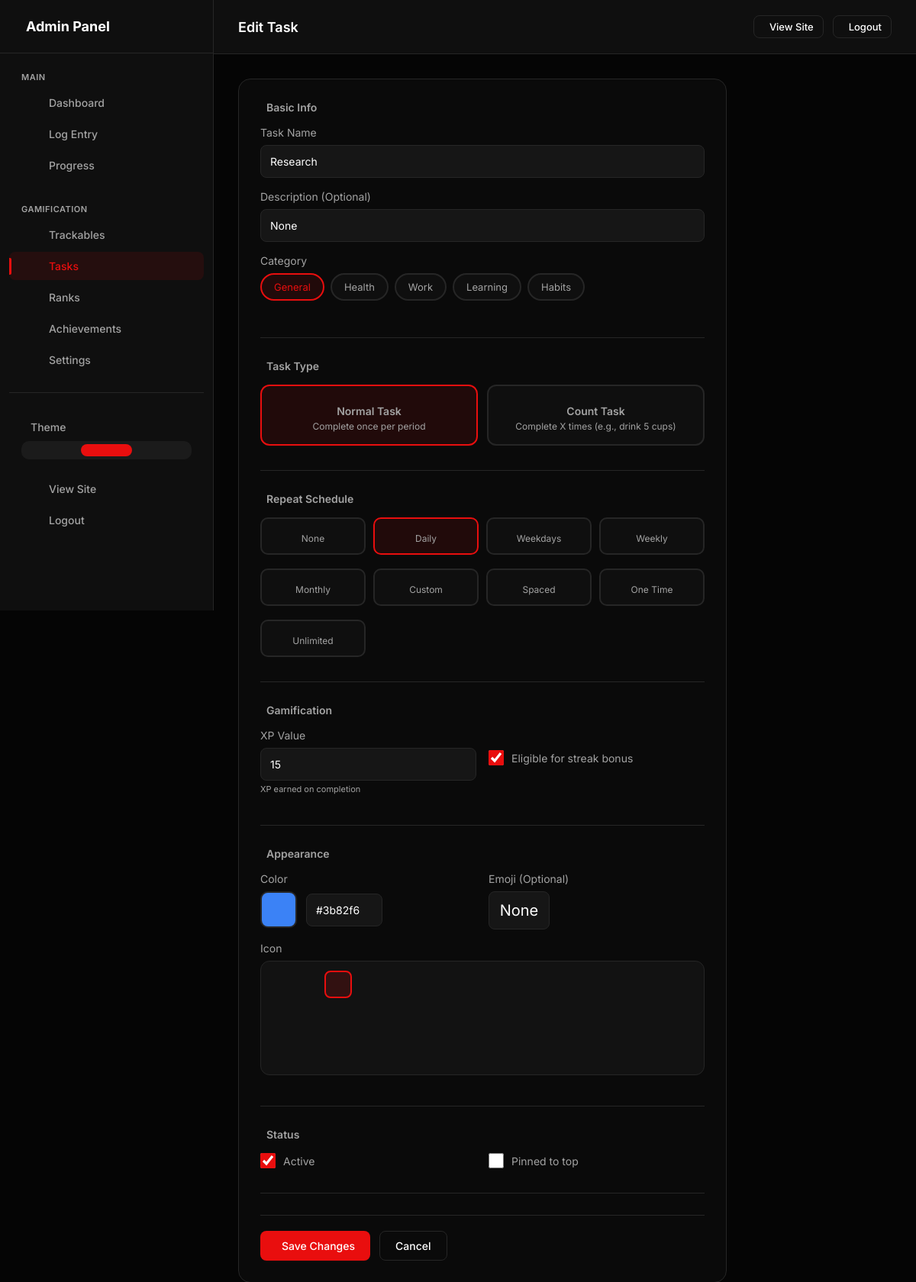
The app's page /admin/daily-tasks/5/edit (signed in), older data.
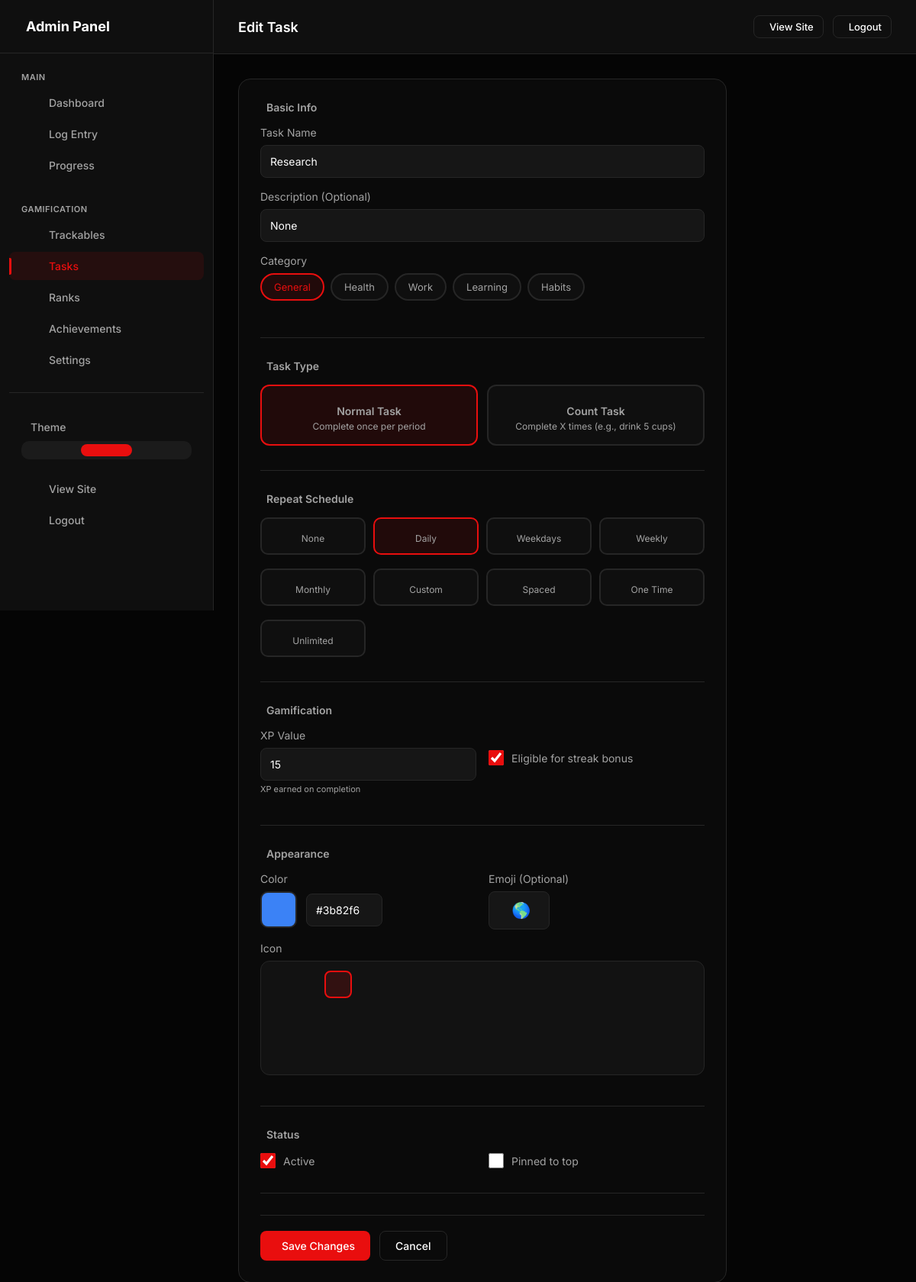
The same page, newer data.
### models.py (models this page shows, shortened)
class UserDailyTask(db.Model):
    __tablename__ = 'user_daily_tasks'
    id = db.Column(db.Integer, primary_key=True)
    user_id = db.Column(db.Integer, db.ForeignKey('users.id'), nullable=False, index=True)
    name = db.Column(db.String(100), nullable=False)
    slug = db.Column(db.String(100), nullable=False)
    description = db.Column(db.String(500))
    task_type = db.Column(db.String(20), default='normal')  # 'normal', 'count'
    target_count = db.Column(db.Integer, default=1)  # For count tasks: how many times to complete
    repeat_type = db.Column(db.String(20), default='daily')
    repeat_interval = db.Column(db.Integer, default=1)  # For 'custom': every X units
    repeat_unit = db.Column(db.String(10), default='day')  # 'day', 'week', 'month'
    repeat_days = db.Column(db.String(50))  # For 'weekly': JSON array like "[1,3,5]" for Mon/Wed/Fri
    repeat_day_of_month = db.Column(db.Integer)  # For 'monthly': which day (1-31)
    due_date = db.Column(db.Date)  # For 'once' tasks: when it's due
    completed_date = db.Column(db.Date)  # For 'once' tasks: when completed
    ebbinghaus_level = db.Column(db.Integer, default=0)  # Current level in spaced repetition
    next_due_date = db.Column(db.Date)  # When the task is next due
    xp_value = db.Column(db.Integer, default=10)
    xp_per_count = db.Column(db.Integer, default=0)  # For count tasks: XP per completion (0 = only on full completion)
    streak_bonus = db.Column(db.Boolean, default=True)  # Eligible for streak bonuses
    icon = db.Column(db.String(50), default='ph-check-circle')
    color = db.Column(db.String(20), default='#10b981')
    emoji = db.Column(db.String(10))
    display_order = db.Column(db.Integer, default=0)
    is_active = db.Column(db.Boolean, default=True)
    is_pinned = db.Column(db.Boolean, default=False)
    category = db.Column(db.String(50), default='general')  # 'health', 'work', 'learning', 'habits', 'general'
    created_at = db.Column(db.DateTime, default=datetime.utcnow)
    updated_at = db.Column(db.DateTime, default=datetime.utcnow, onupdate=datetime.utcnow)
    completions = db.relationship('TaskCompletion', backref='task', lazy=True, cascade='all, delete-orphan')
    def get_repeat_days(self):
        try:
            return json.loads(self.repeat_days or '[]')
        except:
            return []

### app.py (the view, shortened to what this page needs)
    @app.route('/admin/daily-tasks/<int:id>/edit', methods=['GET', 'POST'])
    @admin_required
    def admin_daily_task_edit(id):
        task = UserDailyTask.query.get_or_404(id)
        if task.user_id != current_user.id:
            abort(403)
        return render_template('admin/daily_task_form.html', task=task)

### templates/admin/daily_task_form.html (shortened to what the changed rows need)
{% extends "admin/base.html" %}
{% block page_title %}{{ 'Edit' if task else 'Add' }} Task{% endblock %}
{% block content %}
<div class="form-container">
    <form method="post" class="form-card" id="taskForm">
        <div class="form-section">
            <div class="form-group">
                <label> Task Name</label>
                <input type="text" name="name" value="{{ task.name if task else '' }}" required
                       placeholder="e.g., Drink Water, Exercise, Read">
            </div>
            <div class="form-group">
                <label> Description (Optional)</label>
                <input type="text" name="description" value="{{ task.description if task else '' }}"
                       placeholder="Brief description of the task">
            </div>
                    {% set categories = [('general', 'General', 'ph-star'), ('health', 'Health', 'ph-heart'),
                                         ('work', 'Work', 'ph-briefcase'), ('learning', 'Learning', 'ph-book-open'),
                                         ('habits', 'Habits', 'ph-repeat')] %}
        </div>
                {% set repeats = [
                    ('none', 'None', 'ph-minus-circle'),
                    ('daily', 'Daily', 'ph-sun'),
                    ('weekdays', 'Weekdays', 'ph-calendar-blank'),
                    ('weekly', 'Weekly', 'ph-calendar'),
                    ('monthly', 'Monthly', 'ph-calendar-check'),
                    ('custom', 'Custom', 'ph-sliders'),
                    ('ebbinghaus', 'Spaced', 'ph-brain'),
                    ('once', 'One Time', 'ph-number-circle-one'),
                    ('unlimited', 'Unlimited', 'ph-infinity')
                ] %}
                    {% set weekdays = [('0', 'M'), ('1', 'T'), ('2', 'W'), ('3', 'T'), ('4', 'F'), ('5', 'S'), ('6', 'S')] %}
                    {% set selected_days = task.get_repeat_days() if task else [] %}
        <div class="form-section">
            <div class="form-row">
                <div class="form-group">
                    <label> XP Value</label>
                    <input type="number" name="xp_value" value="{{ task.xp_value if task else 10 }}" min="1" required>
                    <div style="font-size: 11px; color: var(--text-muted); margin-top: 4px;">XP earned on completion</div>
                </div>
                <div class="form-group">
                    <label class="checkbox-item" style="display: flex; align-items: center; gap: 10px; cursor: pointer; margin-top: 28px;">
                        <input type="checkbox" name="streak_bonus" {% if not task or task.streak_bonus %}checked{% endif %}
                               style="width: 20px; height: 20px; accent-color: var(--accent);">
                        <span>Eligible for streak bonus</span>
                    </label>
                </div>
            </div>
        </div>
        <div class="form-section">
            <div class="form-row">
                <div class="form-group">
                    <div class="color-input-wrapper">
                        <div class="color-preview" id="colorPreview" style="background: {{ task.color if task else '#10b981' }}">
                        </div>
                        <input type="text" id="colorText" value="{{ task.color if task else '#10b981' }}" style="width: 100px;" readonly>
                    </div>
                </div>
                <div class="form-group">
                    <label> Emoji (Optional)</label>
                    <input type="text" name="emoji" value="{{ task.emoji if task else '' }}" placeholder="💧" maxlength="4" style="width: 80px; text-align: center; font-size: 20px;">
                </div>
            </div>
                    {% set icons = ['ph-check-circle', 'ph-magnifying-glass', 'ph-pencil-line', 'ph-book-open', 'ph-chat-circle',
                                    'ph-trend-up', 'ph-video-camera', 'ph-microphone', 'ph-code', 'ph-brain', 'ph-dumbbell',
                                    'ph-heart', 'ph-star', 'ph-lightning', 'ph-fire', 'ph-rocket', 'ph-drop', 'ph-apple-logo',
                                    'ph-sun', 'ph-moon', 'ph-bed', 'ph-pill', 'ph-tooth', 'ph-shower-head'] %}
        </div>
        {% if task %}
        <div class="form-section">
            <div class="section-title"> Status</div>
            <div class="form-row">
                <label class="checkbox-item" style="display: flex; align-items: center; gap: 10px; cursor: pointer;">
                    <input type="checkbox" name="is_active" {% if task.is_active %}checked{% endif %}
                           style="width: 20px; height: 20px; accent-color: var(--accent);">
                    <span>Active</span>
                </label>
                <label class="checkbox-item" style="display: flex; align-items: center; gap: 10px; cursor: pointer;">
                    <input type="checkbox" name="is_pinned" {% if task.is_pinned %}checked{% endif %}
                           style="width: 20px; height: 20px; accent-color: var(--accent);">
                    <span>Pinned to top</span>
                </label>
            </div>
        </div>
        {% endif %}
    </form>
</div>
{% endblock %}

Row changes from the older to the newer data that the page shows:
changed UserDailyTask "Research": emoji "None" → "🌎"
